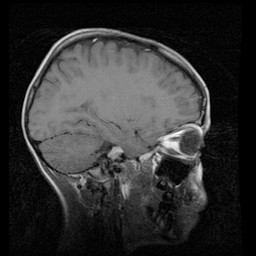
#> input picture mri.jpg, 256 x 256 px
$ jupyter execute --allow-errors engg4660_lab_1.ipynb
#> lines starting #> are read from the running program, lines starting #| are printed output that depends on the picture
# Load in Appropriate Libraries

[cell 1]
import numpy as np
import matplotlib.pylab as plt
import PIL
import scipy
from scipy import ndimage

# Load in 'mri.jpg'

[cell 2]
mri = PIL.Image.open('mri.jpg')
#> mri is the input picture: PIL image 256x256 L; min 0, max 255, mean 49.2
#let's add noise just because I can
mri = mri + np.random.rand(256,256)*5 #add random noise std.dev 5
#> mri: shape (256, 256) float64

[cell 3]
plt.xlabel('Caudal - Rostral')
plt.ylabel('Anterior - Posterior')
plt.title('mri.jpg')
plt.axis('off')
plt.imshow(mri, cmap='gray', vmin=0, vmax=255) #this command actually displays the image

[cell 4]
pix = np.asarray(mri)
pix.shape
#> Out = (256, 256)

# applying filters
## average filters (aka uniform filter)

[cell 5]
mri_3av = ndimage.uniform_filter(pix, size=3)
mri_5av = ndimage.uniform_filter(pix, size=5)
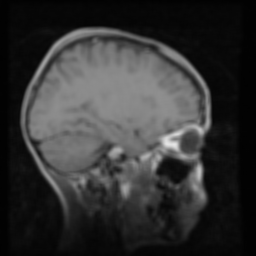
#> mri_5av: shape (256, 256) float64; min 1.24, max 229.7, mean 51.7
mri_9av = ndimage.uniform_filter(pix, size=9)
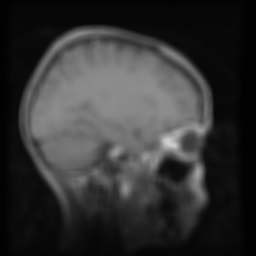
#> mri_9av: shape (256, 256) float64; min 1.85, max 208.2, mean 51.7

[cell 6]
fig, axs = plt.subplots(1,3, constrained_layout=True)

axs[0].imshow(mri_3av, cmap='gray', vmin=0, vmax=255)
axs[0].set_title('3x3 Average Filter')
fig.suptitle('Filtered mri.jpg')
axs[0].axis('off')

axs[1].imshow(mri_5av, cmap='gray', vmin=0, vmax=255)
axs[1].set_title('5x5 Average Filter')
axs[1].axis('off')

axs[2].imshow(mri_9av, cmap='gray', vmin=0, vmax=255)
axs[2].set_title('9x9 Average Filter')
axs[2].axis('off')
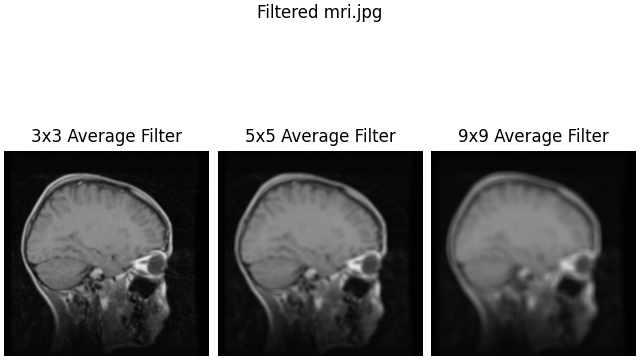
#> figure drawn by matplotlib, 3 panels

## gaussian low pass filters

[cell 7]
mri_17g = ndimage.gaussian_filter(pix, sigma=1.7)
mri_5g = ndimage.gaussian_filter(pix, sigma=5)
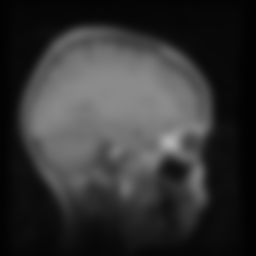
#> mri_5g: shape (256, 256) float64; min 2.23, max 179.1, mean 51.7

[cell 8]
fig, axs = plt.subplots(1,2, constrained_layout=True)

axs[0].imshow(mri_17g, cmap='gray', vmin=0, vmax=255)
axs[0].set_title('Gaussian, $\sigma$ = 1.7')
fig.suptitle('Filtered mri.jpg')
axs[0].axis('off')

axs[1].imshow(mri_5g, cmap='gray', vmin=0, vmax=255)
axs[1].set_title('Gaussian, $\sigma$ = 5')
axs[1].axis('off')

## take image into frequency domain

[cell 9]
f_mri = np.fft.fft2(pix)
f_mri = np.fft.fftshift(f_mri)

plt.title('mri.jpg Fourier Transform')
plt.axis()
plt.imshow(abs(f_mri))
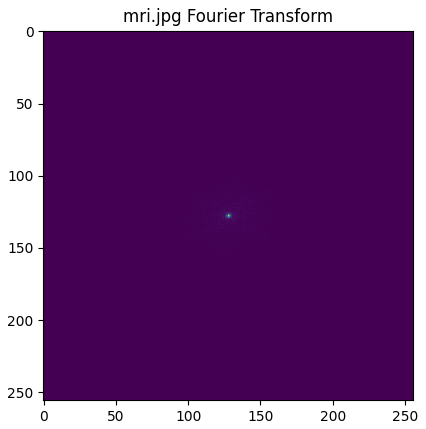
#> figure drawn by matplotlib, 1 panel
